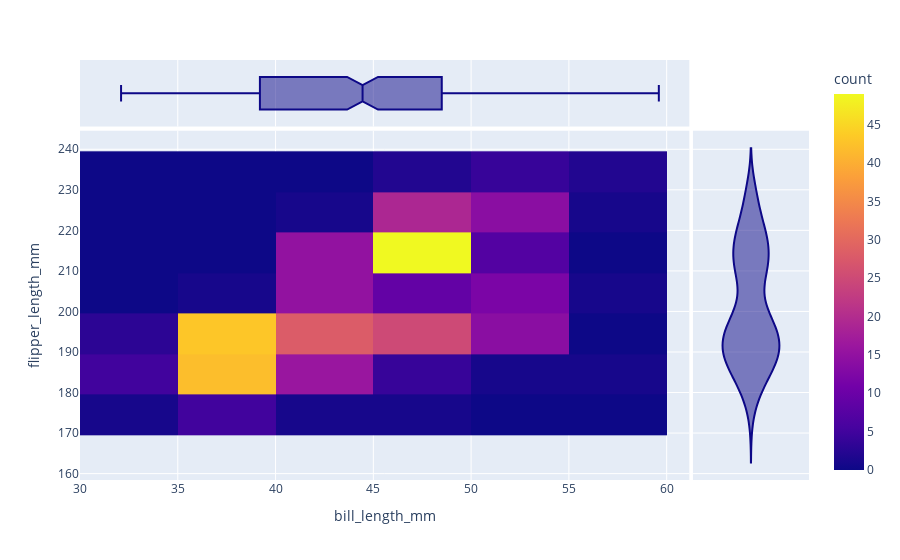

Here is the notebook cell this chart was saved with:
### Markdown cell above
### Marginal Distribution Plots

### Code cell
penguins = pd.read_csv("palmerpenguins.csv")

fig = px.density_heatmap(penguins, x = "bill_length_mm", y = "flipper_length_mm", marginal_x = "box", marginal_y = "violin")
fig.show()

### Figure 1 — Plotly figure (JSON) as saved in the notebook; plotly's stock layout.template omitted (floating-point values rounded to 4 significant figures; data arrays with more than 128 entries replaced by an {"elided": "..."} marker saying what was removed)
{"data": [{"coloraxis": "coloraxis", "hovertemplate": "bill_length_mm=%{x}<br>flipper_length_mm=%{y}<br>count=%{z}<extra></extra>", "name": "", "type": "histogram2d", "x": {"elided": "344 float values"}, "xaxis": "x", "xbingroup": "x", "y": {"elided": "344 int values"}, "yaxis": "y", "ybingroup": "y"}, {"alignmentgroup": "True", "hovertemplate": "bill_length_mm=%{x}<extra></extra>", "legendgroup": "", "marker": {"color": "#0d0887"}, "name": "", "notched": true, "offsetgroup": "", "showlegend": false, "type": "box", "x": {"elided": "344 float values"}, "xaxis": "x3", "yaxis": "y3"}, {"alignmentgroup": "True", "hovertemplate": "flipper_length_mm=%{y}<extra></extra>", "legendgroup": "", "marker": {"color": "#0d0887"}, "name": "", "offsetgroup": "", "scalegroup": "y", "showlegend": false, "type": "violin", "xaxis": "x2", "y": {"elided": "344 int values"}, "yaxis": "y2"}], "layout": {"coloraxis": {"colorbar": {"title": {"text": "count"}}, "colorscale": [[0, "#0d0887"], [0.1111, "#46039f"], [0.2222, "#7201a8"], [0.3333, "#9c179e"], [0.4444, "#bd3786"], [0.5556, "#d8576b"], [0.6667, "#ed7953"], [0.7778, "#fb9f3a"], [0.8889, "#fdca26"], [1, "#f0f921"]]}, "legend": {"tracegroupgap": 0}, "margin": {"t": 60}, "xaxis": {"anchor": "y", "domain": [0, 0.8358], "title": {"text": "bill_length_mm"}}, "xaxis2": {"anchor": "y2", "domain": [0.8408, 1], "matches": "x2", "showgrid": false, "showline": false, "showticklabels": false, "ticks": ""}, "xaxis3": {"anchor": "y3", "domain": [0, 0.8358], "matches": "x", "showgrid": true, "showticklabels": false}, "xaxis4": {"anchor": "y4", "domain": [0.8408, 1], "matches": "x2", "showgrid": false, "showline": false, "showticklabels": false, "ticks": ""}, "yaxis": {"anchor": "x", "domain": [0, 0.8316], "title": {"text": "flipper_length_mm"}}, "yaxis2": {"anchor": "x2", "domain": [0, 0.8316], "matches": "y", "showgrid": true, "showticklabels": false}, "yaxis3": {"anchor": "x3", "domain": [0.8416, 1], "matches": "y3", "showgrid": false, "showline": false, "showticklabels": false, "ticks": ""}, "yaxis4": {"anchor": "x4", "domain": [0.8416, 1], "matches": "y3", "showgrid": true, "showline": false, "showticklabels": false, "ticks": ""}}}
